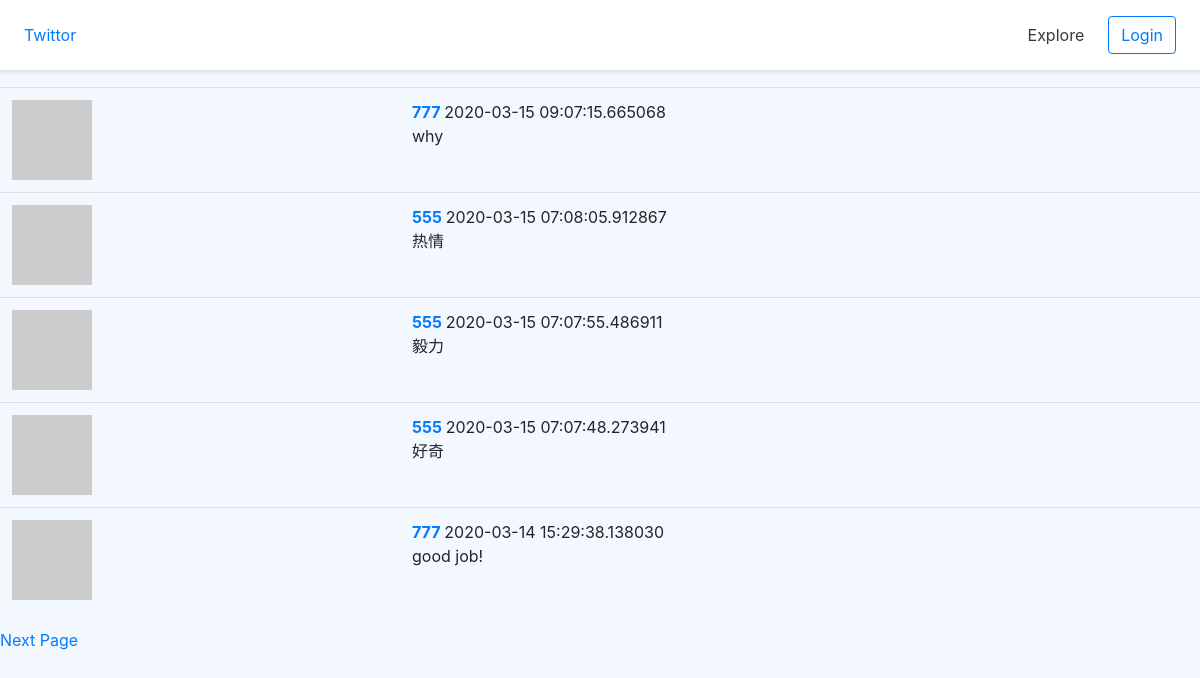
/explore, run on the app's committed database.
### twittor/models/tweet.py (models this page shows, shortened)
class Tweet(db.Model):
    id = db.Column (db.Integer ,primary_key = True)
    body = db.Column(db.String(140))
    create_time = db.Column(db.DateTime,default= datetime.utcnow)
    user_id = db.Column(db.Integer ,db.ForeignKey('user.id'))#这里的'user,id'里的user不是class那个user而是所建的表的user。user_id必须是user那个table里面的id，所以用ForeignKey关联user里面的id

### twittor/models/user.py (models this page shows, shortened)
class User(UserMixin,db.Model):#通过继承db.Model创建class User
    id = db.Column (db.Integer , primary_key= True )
    username = db.Column (db.String(64), unique=True ,index = True )#加上index是因为速度会快一些
    email = db.Column(db.String(64),unique= True,index=True)
    password_hash = db.Column(db.String(128))
    about_me= db.Column(db.String(128))
    create_time = db.Column(db.DateTime, default=datetime.utcnow)
    tweets = db.relationship('Tweet',backref = 'author',lazy='dynamic')#这里的'Tweet'里的,用来了解一个用户发了多少个推特，不是表中的一列
    followed = db.relationship (
        'User',secondary=followers,
        primaryjoin=(followers.c.follower_id == id),
        secondaryjoin=(followers.c.followed_id == id),
        backref=db.backref('followers', lazy='dynamic'), lazy = 'dynamic')
    def avatar(self,size = 80):
        md5_digest = md5(self.email.lower().encode('utf-8')).hexdigest()
        return 'https://www.gravatar.com/avatar/{}?d=identicon&s={}'.format(md5_digest,size)

### twittor/route.py (the view)
def explore():
    page_num = int(request.args.get('page') or 1)
    tweets = Tweet.query.order_by(Tweet.create_time.desc()).paginate(page=page_num,
                                                                  per_page=current_app.config['TWEET_PER_PAGE'],
                                                                  error_out=False)
    next_url = url_for('explore', page=tweets.next_num ) if tweets.has_next else None
    prev_url = url_for('explore', page=tweets.prev_num ) if tweets.has_prev else None
    return render_template('explore.html', tweets=tweets.items,next_url=next_url, prev_url=prev_url,
                          )

### twittor/templates/explore.html (shortened to what this page needs)
 {% extends "base.html" %}
{% block content %}
  {% include '_tweets.html' %}
    {% if next_url %}
    <a href="{{ next_url }}">Next Page</a>
    {% endif  %}
{% endblock %}

### twittor/templates/_tweets.html
<table class="table table-hover">
  {% for tweet in tweets %}
    <tr valign="top">
        <td><img src = "{{ tweet.author.avatar(48) }}" alt=""></td>
        <td class="col-md-8 align-left">
            <a href="{{ url_for('profile',username =  tweet.author.username) }}"><b>{{ tweet.author.username }} </b></a>
            {{ tweet.create_time }}<br>
            {{ tweet.body }}
        </td>
    </tr>
   {% endfor %}
</table>

### data on the page
Tweet: author.username "777", create_time "2020-03-15 09:07:15.665068", body "why"
Tweet: author.username "555", create_time "2020-03-15 07:08:05.912867", body "热情"
Tweet: author.username "555", create_time "2020-03-15 07:07:55.486911", body "毅力"
Tweet: author.username "555", create_time "2020-03-15 07:07:48.273941", body "好奇"
Tweet: author.username "777", create_time "2020-03-14 15:29:38.138030", body "good job!"
